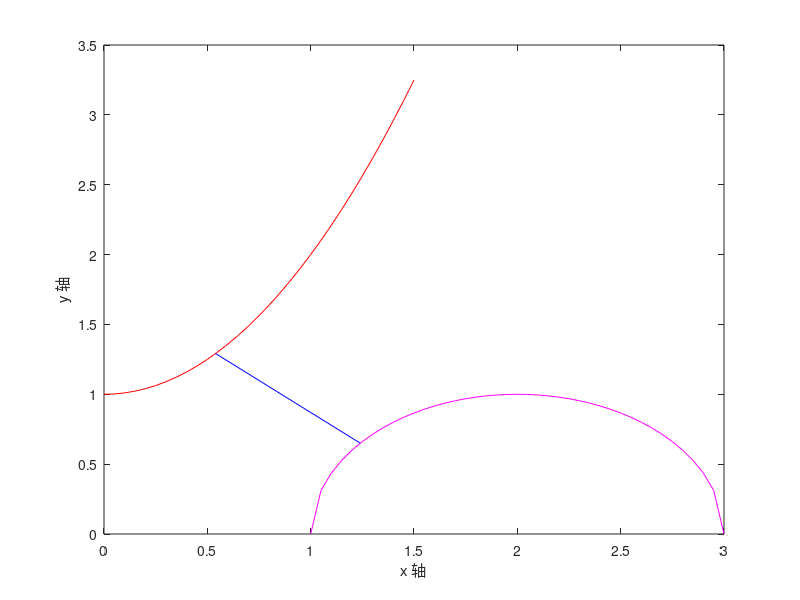

Write MATLAB code to recreate this figure.
% 例程 4.2  两条曲线间的距离
%  二维平面中两条曲线间的距离
%  绘制曲线
x = 0: 0.05: 1.5;
y = 1 + x.^2;  %  抛物线
plot(x, y, 'r');
hold on;
x = 1: 0.05: 3;
y = sqrt(1 - (x - 2).^2);  %  圆
plot(x, y, 'm');
%  搜索近似解
sqer = 10000;  %  初始化误差值
for i = 1: 100
for j = 1: 100
x1 = 0.5 + (i*0.01);
x2 = 1 + (j*0.01);
aux1 = 1 + (x1^2);
aux2 = x1 - x2;
auxq = sqrt(1 - (x2 - 2)^2);
e1 = (2*x1*(aux1 - auxq)) + aux2;
e2 = (aux2*auxq) - (aux2*(aux1 - auxq));
M = (e1^2) + (e2^2);
if (M < sqer)
sqer = M;
sx1 = x1;
sx2 = x2;
end;
end;
end;
sy1 = 1 + (sx1^2);
sy2 = sqrt(1 - (sx2 - 2).^2);
plot([sx1, sx2], [sy1, sy2], 'b');  %  绘制最短距离线段
xlabel('x 轴');  ylabel('y 轴');
distance = sqrt((sx1 - sx2)^2 + (sy1 - sy2)^2);
%  输出结果
distance
disp('抛物线上的点坐标：')
sx1
sy1
disp('圆上的点坐标：')
sx2
sy2
